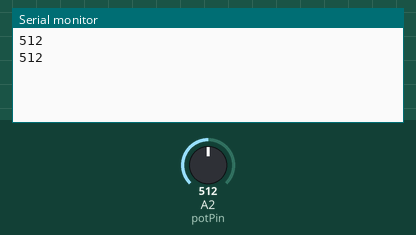
Bench run of a sketch on a simulated Arduino Uno, built with avr-gcc and run on an emulated ATmega328P. On the bench: the last lines printed to the serial monitor. The test bench sets the inputs (shaded band); at power-on: A2 (potPin) = 512.

Above: at 1.8 s.
1.9 s: A2 (potPin) set to 716
At 2.8 s:
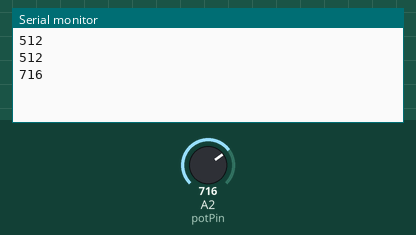
3.4 s: A2 (potPin) set to 900
At 4.8 s:
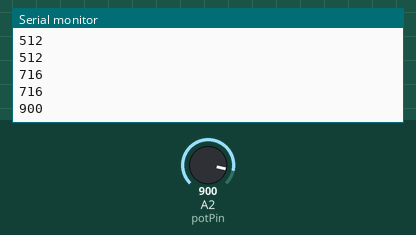
Timing chart, 0 to 6.4 s (numbered marks = the images above; inputs shaded):
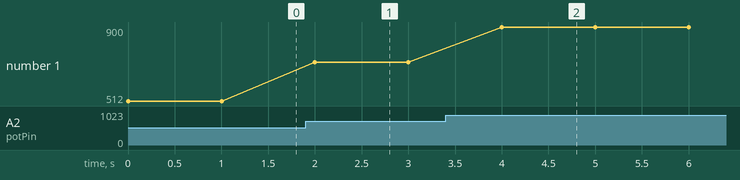

Measured:
- after the input at 1.9 s, the serial monitor: prints a new line after 0.10 s (image 1)
- after the input at 3.4 s, the serial monitor: prints a new line after 0.60 s (image 2)
- plotted number 1: 512 → 716 after the input at 1.9 s, 716 → 900 after the input at 3.4 s

The sketch:

potentiometer.ino
```cpp
int potPin = A2;
int value;

void setup() {
  Serial.begin(9600);
}

void loop() {
  value = analogRead(potPin);

  Serial.println(value);
  delay(1000);
}
```
